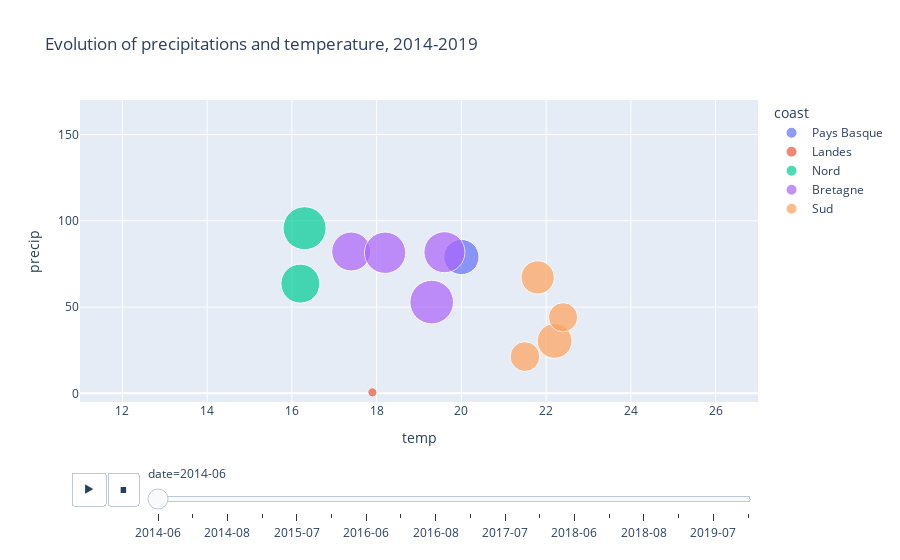

Notebook code for this chart:
### Code cell
fig = px.scatter(result, x="temp", y="precip", animation_frame="date", animation_group="city",
                 size="precip_hours", color="coast", hover_name="city", 
                 title='Evolution of precipitations and temperature, 2014-2019',
                 size_max=40, range_x=[11,27], range_y=[-5,170])
fig.layout.updatemenus[0].buttons[0].args[1]["frame"]["duration"] = 1000
fig.show()

### Figure 1 — Plotly figure (JSON) as saved in the notebook; plotly's stock layout.template omitted (floating-point values rounded to 4 significant figures)
{"data": [{"hoverlabel": {"namelength": 0}, "hovertemplate": "<b>%{hovertext}</b><br><br>coast=Pays Basque<br>date=2014-06<br>temp=%{x}<br>precip=%{y}<br>precip_hours=%{marker.size}", "hovertext": ["Biarritz"], "ids": ["Biarritz"], "legendgroup": "Pays Basque", "marker": {"color": "#636efa", "size": [45], "sizemode": "area", "sizeref": 0.0725, "symbol": "circle"}, "mode": "markers", "name": "Pays Basque", "showlegend": true, "type": "scatter", "x": [20], "xaxis": "x", "y": [79], "yaxis": "y"}, {"hoverlabel": {"namelength": 0}, "hovertemplate": "<b>%{hovertext}</b><br><br>coast=Landes<br>date=2014-06<br>temp=%{x}<br>precip=%{y}<br>precip_hours=%{marker.size}", "hovertext": ["Arcachon"], "ids": ["Arcachon"], "legendgroup": "Landes", "marker": {"color": "#EF553B", "size": [3], "sizemode": "area", "sizeref": 0.0725, "symbol": "circle"}, "mode": "markers", "name": "Landes", "showlegend": true, "type": "scatter", "x": [17.9], "xaxis": "x", "y": [0.6], "yaxis": "y"}, {"hoverlabel": {"namelength": 0}, "hovertemplate": "<b>%{hovertext}</b><br><br>coast=Nord<br>date=2014-06<br>temp=%{x}<br>precip=%{y}<br>precip_hours=%{marker.size}", "hovertext": ["Deauville", "Touquet"], "ids": ["Deauville", "Touquet"], "legendgroup": "Nord", "marker": {"color": "#00cc96", "size": [67, 55], "sizemode": "area", "sizeref": 0.0725, "symbol": "circle"}, "mode": "markers", "name": "Nord", "showlegend": true, "type": "scatter", "x": [16.3, 16.2], "xaxis": "x", "y": [95.7, 63.6], "yaxis": "y"}, {"hoverlabel": {"namelength": 0}, "hovertemplate": "<b>%{hovertext}</b><br><br>coast=Bretagne<br>date=2014-06<br>temp=%{x}<br>precip=%{y}<br>precip_hours=%{marker.size}", "hovertext": ["Dinard", "Lorient", "Nazaire", "Rochelle"], "ids": ["Dinard", "Lorient", "Nazaire", "Rochelle"], "legendgroup": "Bretagne", "marker": {"color": "#ab63fa", "size": [55, 62, 69, 61], "sizemode": "area", "sizeref": 0.0725, "symbol": "circle"}, "mode": "markers", "name": "Bretagne", "showlegend": true, "type": "scatter", "x": [17.4, 18.2, 19.3, 19.6], "xaxis": "x", "y": [82.2, 81.5, 52.9, 81.8], "yaxis": "y"}, {"hoverlabel": {"namelength": 0}, "hovertemplate": "<b>%{hovertext}</b><br><br>coast=Sud<br>date=2014-06<br>temp=%{x}<br>precip=%{y}<br>precip_hours=%{marker.size}", "hovertext": ["Hyères", "Nice", "Agde", "Ajaccio"], "ids": ["Hyères", "Nice", "Agde", "Ajaccio"], "legendgroup": "Sud", "marker": {"color": "#FFA15A", "size": [40, 32, 44, 31], "sizemode": "area", "sizeref": 0.0725, "symbol": "circle"}, "mode": "markers", "name": "Sud", "showlegend": true, "type": "scatter", "x": [21.8, 21.5, 22.2, 22.4], "xaxis": "x", "y": [67.2, 21.3, 30.4, 44.1], "yaxis": "y"}], "layout": {"legend": {"itemsizing": "constant", "title": {"text": "coast"}, "tracegroupgap": 0}, "sliders": [{"active": 0, "currentvalue": {"prefix": "date="}, "len": 0.9, "pad": {"b": 10, "t": 60}, "steps": [{"args": [["2014-06"], {"frame": {"duration": 0, "redraw": false}, "fromcurrent": true, "mode": "immediate", "transition": {"duration": 0, "easing": "linear"}}], "label": "2014-06", "method": "animate"}, {"args": [["2014-07"], {"frame": {"duration": 0, "redraw": false}, "fromcurrent": true, "mode": "immediate", "transition": {"duration": 0, "easing": "linear"}}], "label": "2014-07", "method": "animate"}, {"args": [["2014-08"], {"frame": {"duration": 0, "redraw": false}, "fromcurrent": true, "mode": "immediate", "transition": {"duration": 0, "easing": "linear"}}], "label": "2014-08", "method": "animate"}, {"args": [["2015-06"], {"frame": {"duration": 0, "redraw": false}, "fromcurrent": true, "mode": "immediate", "transition": {"duration": 0, "easing": "linear"}}], "label": "2015-06", "method": "animate"}, {"args": [["2015-07"], {"frame": {"duration": 0, "redraw": false}, "fromcurrent": true, "mode": "immediate", "transition": {"duration": 0, "easing": "linear"}}], "label": "2015-07", "method": "animate"}, {"args": [["2015-08"], {"frame": {"duration": 0, "redraw": false}, "fromcurrent": true, "mode": "immediate", "transition": {"duration": 0, "easing": "linear"}}], "label": "2015-08", "method": "animate"}, {"args": [["2016-06"], {"frame": {"duration": 0, "redraw": false}, "fromcurrent": true, "mode": "immediate", "transition": {"duration": 0, "easing": "linear"}}], "label": "2016-06", "method": "animate"}, {"args": [["2016-07"], {"frame": {"duration": 0, "redraw": false}, "fromcurrent": true, "mode": "immediate", "transition": {"duration": 0, "easing": "linear"}}], "label": "2016-07", "method": "animate"}, {"args": [["2016-08"], {"frame": {"duration": 0, "redraw": false}, "fromcurrent": true, "mode": "immediate", "transition": {"duration": 0, "easing": "linear"}}], "label": "2016-08", "method": "animate"}, {"args": [["2017-06"], {"frame": {"duration": 0, "redraw": false}, "fromcurrent": true, "mode": "immediate", "transition": {"duration": 0, "easing": "linear"}}], "label": "2017-06", "method": "animate"}, {"args": [["2017-07"], {"frame": {"duration": 0, "redraw": false}, "fromcurrent": true, "mode": "immediate", "transition": {"duration": 0, "easing": "linear"}}], "label": "2017-07", "method": "animate"}, {"args": [["2017-08"], {"frame": {"duration": 0, "redraw": false}, "fromcurrent": true, "mode": "immediate", "transition": {"duration": 0, "easing": "linear"}}], "label": "2017-08", "method": "animate"}, {"args": [["2018-06"], {"frame": {"duration": 0, "redraw": false}, "fromcurrent": true, "mode": "immediate", "transition": {"duration": 0, "easing": "linear"}}], "label": "2018-06", "method": "animate"}, {"args": [["2018-07"], {"frame": {"duration": 0, "redraw": false}, "fromcurrent": true, "mode": "immediate", "transition": {"duration": 0, "easing": "linear"}}], "label": "2018-07", "method": "animate"}, {"args": [["2018-08"], {"frame": {"duration": 0, "redraw": false}, "fromcurrent": true, "mode": "immediate", "transition": {"duration": 0, "easing": "linear"}}], "label": "2018-08", "method": "animate"}, {"args": [["2019-06"], {"frame": {"duration": 0, "redraw": false}, "fromcurrent": true, "mode": "immediate", "transition": {"duration": 0, "easing": "linear"}}], "label": "2019-06", "method": "animate"}, {"args": [["2019-07"], {"frame": {"duration": 0, "redraw": false}, "fromcurrent": true, "mode": "immediate", "transition": {"duration": 0, "easing": "linear"}}], "label": "2019-07", "method": "animate"}, {"args": [["2019-08"], {"frame": {"duration": 0, "redraw": false}, "fromcurrent": true, "mode": "immediate", "transition": {"duration": 0, "easing": "linear"}}], "label": "2019-08", "method": "animate"}], "x": 0.1, "xanchor": "left", "y": 0, "yanchor": "top"}], "title": {"text": "Evolution of precipitations and temperature, 2014-2019"}, "updatemenus": [{"buttons": [{"args": [null, {"frame": {"duration": 1000, "redraw": false}, "fromcurrent": true, "mode": "immediate", "transition": {"duration": 500, "easing": "linear"}}], "label": "&#9654;", "method": "animate"}, {"args": [[null], {"frame": {"duration": 0, "redraw": false}, "fromcurrent": true, "mode": "immediate", "transition": {"duration": 0, "easing": "linear"}}], "label": "&#9724;", "method": "animate"}], "direction": "left", "pad": {"r": 10, "t": 70}, "showactive": false, "type": "buttons", "x": 0.1, "xanchor": "right", "y": 0, "yanchor": "top"}], "xaxis": {"anchor": "y", "domain": [0, 1], "range": [11, 27], "title": {"text": "temp"}}, "yaxis": {"anchor": "x", "domain": [0, 1], "range": [-5, 170], "title": {"text": "precip"}}}}
